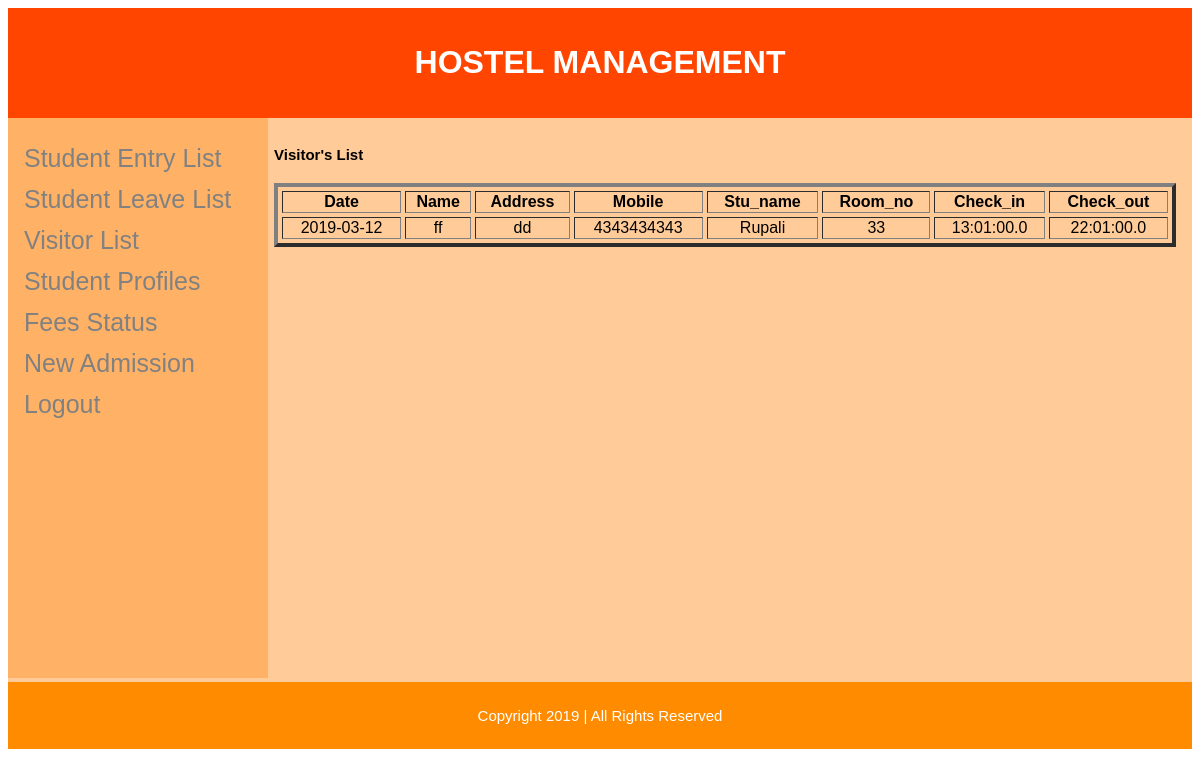
The app's page /visitor_details.php with its own data.
### tables this page shows
CREATE TABLE `visitor` (
  `Id` int(11) NOT NULL,
  `Date` date NOT NULL,
  `Name` varchar(15) NOT NULL,
  `Address` varchar(25) NOT NULL,
  `Mobile` bigint(10) NOT NULL,
  `Stu_name` varchar(15) NOT NULL,
  `Room_no` varchar(10) NOT NULL,
  `Check_in` varchar(10) NOT NULL,
  `Check_out` varchar(10) NOT NULL
);

### visitor_details.php (the view, shortened to what this page needs)
<html>
<head>
</head>
<body>
<link rel="stylesheet" href="style.css" type="text/css"/>
<div class="header">
  <h1>HOSTEL MANAGEMENT</h1>
</div>
<section id="section">
<div class="sidenav">
  <a href="admin_page.php">Student Entry List</a>
  <a href="leave_details.php">Student Leave List</a>
  <a href="visitor_details.php">Visitor List</a>
  <a href="Stu_profile.php">Student Profiles</a>
   <a href="fees_status.php">Fees Status</a>
  <a href="register.php">New Admission</a>
  <a href="logout.php">Logout</a>
</div>
<div class="main">
   <h4>Visitor's List</h4>
     <?php
			include('config.php');
				$result = mysqli_query($dbConn,"SELECT * FROM visitor");
				echo "<table border='4' width='100%' cellspacing='4' id='user'>
				<tr>
				<th>Date</th>
				<th>Name</th>
				<th>Address</th>
				<th>Mobile</th>
				<th>Stu_name</th>
				<th>Room_no</th>
				<th>Check_in</th>
				<th>Check_out</th>
				</tr>";
					while($row = mysqli_fetch_array($result))
					  {
						echo "<tr>";
						echo '<td align="center">' . $row['Date'] . '</td>';
						echo '<td align="center">' . $row['Name'] . '</td>';
						echo '<td align="center">' . $row['Address'] . '</td>';
						echo '<td align="center">' . $row['Mobile'] . '</td>';
						echo '<td align="center">' . $row['Stu_name'] . '</td>';
						echo '<td align="center">' . $row['Room_no'] . '</td>';
						echo '<td align="center">' . $row['Check_in'] . '</td>';
						echo '<td align="center">' . $row['Check_out'] . '</td>';
						echo "</tr>";
					  }
						echo "</table>";
	    ?>
  </div>
		</section>
  <div class="footer">
    <p>Copyright 2019 | All Rights Reserved</p>
  </div>
</body>
</html>

### style.css (style rules this page uses)
* { box-sizing: border-box; }
html { font-family: "Lucida Sans", sans-serif; }
.header { background-color: #FF4500; color: #ffffff; padding: 15px; text-align:center; }
.footer { background-color: #FF8C00; color: #ffffff; text-align: center; font-size: 15px; padding: 10px; }
#section { overflow: scroll; width:100%; height:72%; padding:8px; background-color: #FFCC99; }
.sidenav { height: 70%; width: 260px; position: absolute; z-index: 1; top: 0; left: 0; background-color: #FFB266; overflow-x: hidden; padding-top: 20px; margin-top:118px; margin-left:8px; }
.sidenav a { padding: 6px 8px 6px 16px; text-decoration: none; font-size: 25px; color: #818181; display: block; }
.main { margin-left: 250px; font-size: 15px; padding: 0px 8px; }

### records on screen
visitor: Date "2019-03-12", Name "ff", Address "dd", Mobile "4343434343", Stu_name "Rupali", Room_no "33", Check_in "13:01:00.0", Check_out "22:01:00.0"
